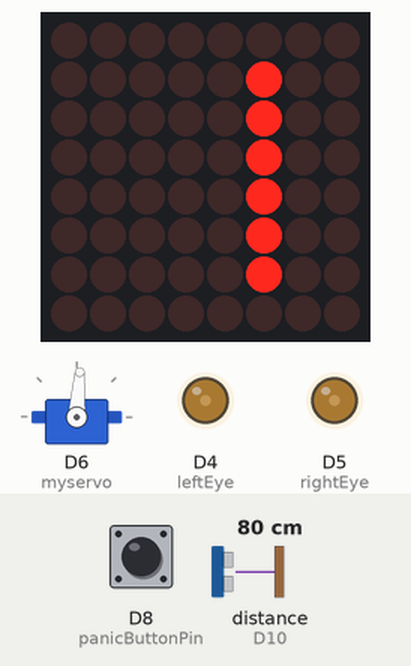
Recording of a sketch running on a simulated Arduino MKR. On the bench: servo, 8×8 LED matrix, output pins drawn as LEDs (lit = HIGH). Inputs (shaded band) come from the test bench; at power-on: distance to the obstacle (sensor on D10) 80 cm, D8 (panicButtonPin) HIGH. The echo pulse lasts 58.3 µs per cm; WiFi joins after 1.5 s; servers stay silent unless stated; pins used as bus, display or sensor lines are not drawn; what the sketch prints to the serial monitor is not drawn.

Above: at 14.77 s.
14.8 s: distance to the obstacle (sensor on D10) set to 12 cm
16.4 s: distance to the obstacle (sensor on D10) set to 9 cm
At 17.4 s:
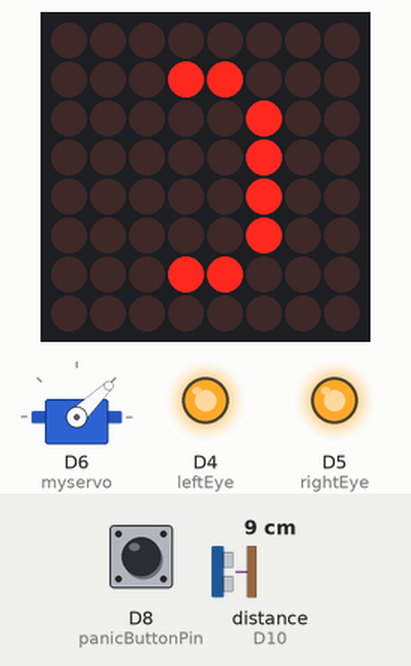
17.9 s: D8 (panicButtonPin) pulled LOW for 0.15 s
At 19.4 s:
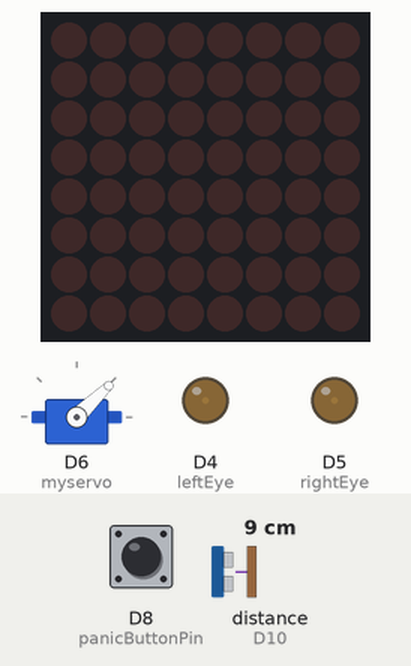
20.4 s: D8 (panicButtonPin) pulled LOW for 1 s
At 21.7 s:
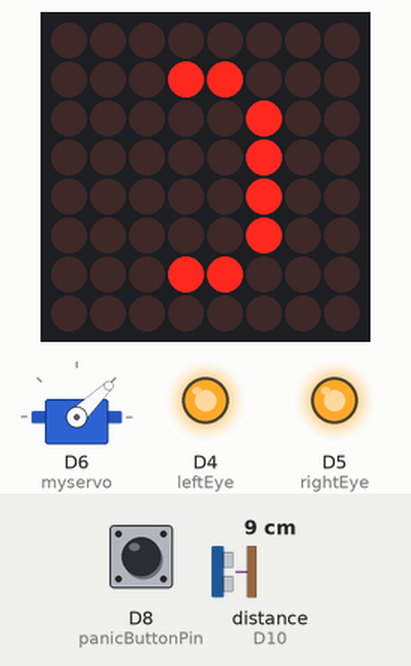
22.9 s: distance to the obstacle (sensor on D10) set to 18 cm
At 24.2 s:
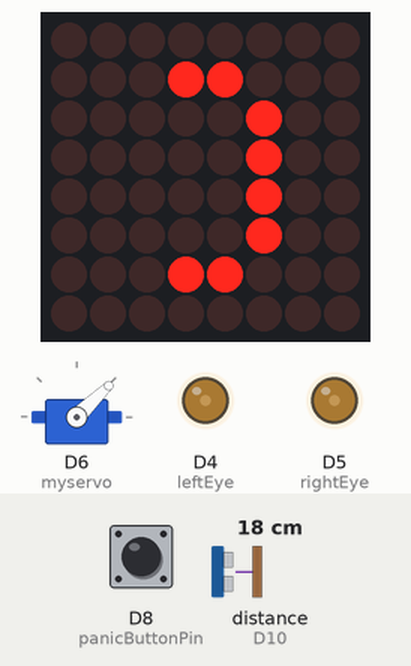
25.9 s: D8 (panicButtonPin) pulled LOW for 0.15 s
At 26.4 s:
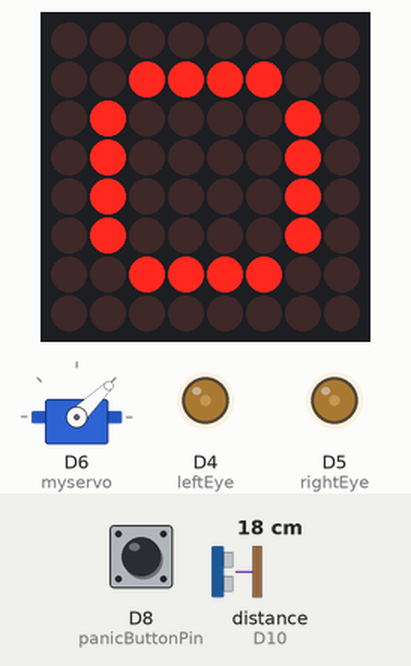
Timing chart, 0 to 28.9 s (numbered marks = the images above; inputs shaded):
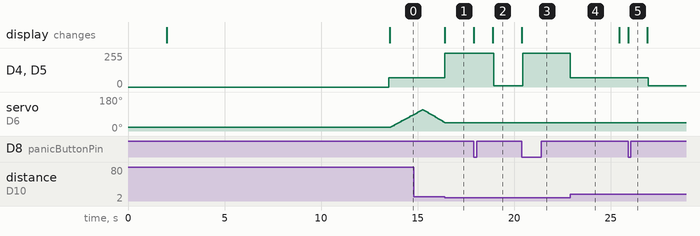

Measured:
- the behaviour switches between 11 and 10 cm on distance to the obstacle (sensor on D10) (found by bisection; images 0 and 1)
- after the input at 16.4 s, D4 (leftEye), D5 (rightEye): 70/255 → 255/255 at once; servo on D6 (myservo): goes on until 16.4 s, then stays 44°; the display: changes at once (image 1)
- after the input at 17.9 s, D4 (leftEye), D5 (rightEye): 255/255 → 10/255 after 1.1 s; the display: first changes at once (image 2 shows a later state)
- after the input at 20.4 s, D4 (leftEye), D5 (rightEye): 10/255 → 255/255 after 0.05 s; the display: changes at once (image 3)
- after the input at 22.9 s, D4 (leftEye), D5 (rightEye): 255/255 → 70/255 at once
- after the input at 25.9 s, D4 (leftEye), D5 (rightEye): 70/255 → 10/255 after 1.1 s; the display: changes at once (image 5)
- by itself, servo on D6 (myservo): rises from 86° to 113° in 0.41 s, then falls to 47° in 1.1 s

The sketch:

interactive-cat-sketch.ino
```cpp
#include <Servo.h>
#include <LedControl.h>
#include <SPI.h>
#include <WiFiNINA.h>
#include <ArduinoHttpClient.h>
#include "ledmatrix.h"

#define leftEye 4
#define rightEye 5
#define panicButtonPin 8
#define trigPin 9
#define echoPin 10

// Timeouts in millisec
#define apiTimeout 60000
#define panicButtonResetTimeout 1800000
#define pettingTimeout 720000
#define faceTimeout 5000

// Network connection
char ssid[] = "ENTER-WIFI-SSID";
char pass[] = "ENTER-WIFI-PASSWORD";
int status = WL_IDLE_STATUS;
WiFiClient wifi;

// REST API connection
char serverAddress[] = "ENTER-BACKEND-IP";
int port = 9085;
HttpClient client = HttpClient(wifi, serverAddress, port);

// Servo, LED-matrix & state varaibles
Servo myservo;
LedControl lc = LedControl (3,1,2,1);
unsigned long timeKeeperApi;
unsigned long timeKeeperServo;
unsigned long timeKeeperPanic;
unsigned long timeKeeperFace;
long timeKeeperPetting = -pettingTimeout;
int panicButtonActive = 0;
int buttonState = 0;
int lastButtonState = 0;
long duration;
int distance;
int servoPosition = 20;
int servoDirection = 1;
int servoSpeed = 3;
int eyeBrightness = 70;
int timeToNextEvent = -1;
int stressLevel = 0;
int servoTimeout = 50;
int isStandbyTime = 0;
int petted = 0;
int totalPanicCounter = 0;

void setup() {
  timeToNextEvent = 15;
  stressLevel = 30;

  Serial.begin (9600);
  pinMode(leftEye, OUTPUT);
  pinMode(rightEye, OUTPUT);
  pinMode(panicButtonPin,INPUT_PULLUP);
  pinMode(trigPin, OUTPUT);
  pinMode(echoPin, INPUT);
  myservo.attach(6);
  myservo.write(servoPosition);
  timeKeeperApi = millis();
  timeKeeperServo = millis();

  // LED matrix
  lc.shutdown (0,false);
  lc.setIntensity (0,1); // Brightness 0 = low; 8 = high
  delay (2000);
  lc.clearDisplay(0);
  displayMatrix(_smile);

  // wifi
  if (WiFi.status() == WL_NO_MODULE) {
    Serial.println("Communication with WiFi module failed!");
    while (true);
  }
  while (status != WL_CONNECTED) {
    Serial.print("Attempting to connect to WPA SSID: ");
    Serial.println(ssid);
    status = WiFi.begin(ssid, pass);
    delay(10000);
  }
  setEyes(eyeBrightness);
}

void loop() {
  // check if network connected
  if (WiFi.SSID() != String(ssid)) {
    status = NULL;
    setup();
  }

  // reset panic button after timeout
  if (millis()-timeKeeperPanic > panicButtonResetTimeout) {
    Serial.println("panic button resetted");
    panicButtonActive = 0;
    timeKeeperPanic = millis();
  }

  // api request
  if(millis()-timeKeeperApi > apiTimeout) {
    Serial.println("making GET request");
    client.get("/mattis");
    int statusCode = client.responseStatusCode();
    String response = client.responseBody();
    Serial.print("Status code: ");
    Serial.println(statusCode);
    Serial.print("Response: ");
    Serial.println(response);
    String stressLevelStr = getValue(response, ';', 1);
    String timeToEventStr = getValue(response, ';', 2);
    String standbyStr = getValue(response, ';', 3);
    if (stressLevelStr.length() > 0 && statusCode == 200) {
      stressLevel = stressLevelStr.toInt();
      Serial.print("New stress level: ");
      Serial.println(stressLevel);
      if (stressLevel != 0) {
        servoTimeout = 50 + (100 - stressLevel);
      }
      else {
        servoTimeout = 1000*60*2;
      }
    }
    if (timeToEventStr.length() > 0 && statusCode == 200) {
      timeToNextEvent = timeToEventStr.toInt();
      Serial.print("New time to next event: ");
      Serial.println(timeToNextEvent);

      //display counter before meeting
      if (timeToNextEvent == 9 && isStandbyTime == 0) {
        displayMatrix(_9);
      }
      if (timeToNextEvent == 8 && isStandbyTime == 0) {
        displayMatrix(_8);
      }
      if (timeToNextEvent == 7 && isStandbyTime == 0) {
        displayMatrix(_7);
      }
      if (timeToNextEvent == 6 && isStandbyTime == 0) {
        displayMatrix(_6);
      }
      if (timeToNextEvent == 5 && isStandbyTime == 0) {
        displayMatrix(_5);
      }
      if (timeToNextEvent == 4 && isStandbyTime == 0) {
        displayMatrix(_4);
      }
      if (timeToNextEvent == 3 && isStandbyTime == 0) {
        displayMatrix(_3);
      }
      if (timeToNextEvent == 2 && isStandbyTime == 0) {
        displayMatrix(_2);
      }
      if (timeToNextEvent == 1 && isStandbyTime == 0) {
        displayMatrix(_1);
      }
      if (timeToNextEvent == 0 && isStandbyTime == 0) {
        displayMatrix(_now);
      }
    }
    if (standbyStr.length() > 0 && statusCode == 200) {
      isStandbyTime = standbyStr.toInt();
      Serial.print("New is-standby-flag: ");
      Serial.println(isStandbyTime);
    }
    timeKeeperApi = millis();
  }

  if (isStandbyTime == 0) {
    // check sensors
    checkDistance();
    buttonState = digitalRead(panicButtonPin);
    checkButtonState();

    // check if recently petted
    if(millis()-timeKeeperPetting > pettingTimeout && panicButtonActive == 0) {
      // move servo
      if(millis()-timeKeeperServo > servoTimeout) {
        myservo.write(servoPosition);
        servoPosition = servoPosition + (servoSpeed*servoDirection);
        if (servoPosition > 110) {
          servoDirection = -1;
        }
        if (servoPosition < 10) {
          servoDirection = 1;
        }
        timeKeeperServo = millis();
      }
    }

    if(millis()-timeKeeperFace > faceTimeout && panicButtonActive == 0) {
      if (stressLevel < 20) {
        faceMatrix(_smile);
      }
      else if (stressLevel < 55) {
        faceMatrix(_normal);
      }
      else {
        faceMatrix(_sad);
      }
      timeKeeperFace = millis();
    }

    if (distance < 10 && panicButtonActive == 0) {
      setEyes(255);
      petted++;
      if (petted > 10) {
        timeKeeperPetting = millis();
        displayMatrix(_happy);
      }
    }
    else if (panicButtonActive) {
      setEyes(10);
      if (distance < 10) {
        petted++;
        if (petted > 10) {
          timeKeeperPetting = millis();
        }
      }
    }
    else {
      setEyes(eyeBrightness);
      petted = 0;
    }
  }
  else {
    // artefact is in night/standby mode (outside office hours)
    setEyes(0);
    lc.clearDisplay(0);
  }
}

String getValue(String data, char separator, int index) {
    int found = 0;
    int strIndex[] = { 0, -1 };
    int maxIndex = data.length() - 1;

    for (int i = 0; i <= maxIndex && found <= index; i++) {
        if (data.charAt(i) == separator || i == maxIndex) {
            found++;
            strIndex[0] = strIndex[1] + 1;
            strIndex[1] = (i == maxIndex) ? i+1 : i;
        }
    }
    return found > index ? data.substring(strIndex[0], strIndex[1]) : "";
}

void setEyes(int brightness) {
  analogWrite(leftEye, brightness);
  analogWrite(rightEye, brightness);
}

void checkDistance() {
  digitalWrite(trigPin, LOW);
  delayMicroseconds(2);
  digitalWrite(trigPin, HIGH);
  delayMicroseconds(10);
  digitalWrite(trigPin, LOW);
  duration = pulseIn(echoPin, HIGH);
  distance = duration * 0.034 / 2;
}

void checkButtonState() {
  if (buttonState != lastButtonState) {
    if (buttonState == LOW) {
      // Button is pressed
      panicButtonActive=(panicButtonActive + 1)%2;
      timeKeeperPanic = millis();
      if (panicButtonActive) {
        lc.setIntensity (0,0);
        displayMatrix(_surprised);
        delay(1000);
        totalPanicCounter++;
        lc.clearDisplay(0);
      } else {
        lc.setIntensity (0,1);
        displayMatrix(_happy);
      }
    }
    delay(50);
  }
  lastButtonState = buttonState;
}

void displayMatrix(byte data[]) {
  for (int i = 0; i < 8; i++) {
    lc.setRow(0,i, data[i]);
  }
}

void faceMatrix(byte data[]) {
  if (timeToNextEvent < 0 || timeToNextEvent > 9) {
    displayMatrix(data);
  }
}
```

ledmatrix.h
```cpp
byte _smile[] =
{
  B00000000,
  B00001000,
  B00000100,
  B00000100,
  B00000100,
  B00000100,
  B00001000,
  B00000000
};

byte _sad[] =
{
  B00000000,
  B00000010,
  B00000100,
  B00000100,
  B00000100,
  B00000100,
  B00000010,
  B00000000
};

byte _surprised[] =
{
  B00000000,
  B00111100,
  B01000010,
  B01000010,
  B01000010,
  B01000010,
  B00111100,
  B00000000
};

byte _normal[] =
{
  B00000000,
  B00000100,
  B00000100,
  B00000100,
  B00000100,
  B00000100,
  B00000100,
  B00000000
};

byte _9[] =
{
  B00000000,
  B01111000,
  B11111100,
  B10010110,
  B10010010,
  B11110010,
  B01100000,
  B00000000
};

byte _8[] =
{
  B00000000,
  B01101100,
  B11111110,
  B10010010,
  B10010010,
  B11111110,
  B01101100,
  B00000000
};


byte _7[] =
{
  B00000000,
  B11100000,
  B11110000,
  B10011111,
  B10001111,
  B11000000,
  B11000000,
  B00000000
};


byte _6[] =
{
  B00000000,
  B00001100,
  B10011110,
  B10010010,
  B11010010,
  B01111110,
  B00111100,
  B00000000
};


byte _5[] =
{
  B00000000,
  B10011100,
  B10111110,
  B10100010,
  B10100010,
  B11100110,
  B11100100,
  B00000000
};


byte _4[] =
{
  B00000000,
  B00001010,
  B11111110,
  B11111110,
  B11001010,
  B01101000,
  B00111000,
  B00011000
};


byte _3[] =
{
  B00000000,
  B01101100,
  B11111110,
  B10010010,
  B10010010,
  B11000010,
  B01000100,
  B00000000
};


byte _2[] =
{
  B00000000,
  B01100110,
  B11110110,
  B10010010,
  B10011010,
  B11001110,
  B01000110,
  B00000000
};


byte _1[] =
{
  B00000000,
  B00000010,
  B00000010,
  B11111110,
  B11111110,
  B01000010,
  B00000010,
  B00000000
};


byte _now[] =
{
  B00111000,
  B01000100,
  B01000100,
  B00111000,
  B00011000,
  B01010100,
  B01000100,
  B00111000
};

byte _happy[] =
{
  B00000000,
  B00011000,
  B00000100,
  B00000100,
  B00000100,
  B00000100,
  B00011000,
  B00000000
};
```
